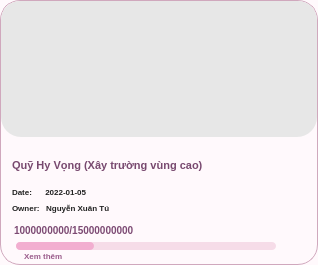
     <widget class="QFrame" name="card15">
      <property name="geometry">
       <rect>
        <x>406</x>
        <y>231</y>
        <width>318</width>
        <height>265</height>
       </rect>
      </property>
      <property name="styleSheet">
       <string notr="true">QFrame{
    background:#FFF9FC;
    border:1px solid #D0A8BD;
    border-radius:20px;
}</string>
      </property>
      <widget class="QLabel" name="card15Image">
       <property name="geometry">
        <rect>
         <x>1</x>
         <y>1</y>
         <width>316</width>
         <height>136</height>
        </rect>
       </property>
       <property name="styleSheet">
        <string notr="true">QLabel{
    border:none;
    border-top-left-radius:19px;
    border-top-right-radius:19px;
    background:#E7E7E7;
}</string>
       </property>
       <property name="pixmap">
        <pixmap>campaign15.png</pixmap>
       </property>
       <property name="scaledContents">
        <bool>true</bool>
       </property>
      </widget>
      <widget class="QLabel" name="card15Title">
       <property name="geometry">
        <rect>
         <x>12</x>
         <y>148</y>
         <width>290</width>
         <height>34</height>
        </rect>
       </property>
       <property name="styleSheet">
        <string notr="true">QLabel{
    color:#78496F;
    font-size:11px;
    font-weight:800;
    background:transparent;
    border:none;
}</string>
       </property>
       <property name="text">
        <string>Quỹ Hy Vọng (Xây trường vùng cao)</string>
       </property>
       <property name="wordWrap">
        <bool>true</bool>
       </property>
      </widget>
      <widget class="QLabel" name="card15Date">
       <property name="geometry">
        <rect>
         <x>12</x>
         <y>184</y>
         <width>145</width>
         <height>16</height>
        </rect>
       </property>
       <property name="styleSheet">
        <string notr="true">QLabel{
    color:#222;
    font-size:8px;
    font-weight:500;
    background:transparent;
    border:none;
}</string>
       </property>
       <property name="text">
        <string>Date:      2022-01-05</string>
       </property>
      </widget>
      <widget class="QLabel" name="card15Owner">
       <property name="geometry">
        <rect>
         <x>12</x>
         <y>200</y>
         <width>160</width>
         <height>16</height>
        </rect>
       </property>
       <property name="styleSheet">
        <string notr="true">QLabel{
    color:#222;
    font-size:8px;
    font-weight:500;
    background:transparent;
    border:none;
}</string>
       </property>
       <property name="text">
        <string>Owner:   Nguyễn Xuân Tú</string>
       </property>
      </widget>
      <widget class="QLabel" name="card15Money">
       <property name="geometry">
        <rect>
         <x>14</x>
         <y>220</y>
         <width>220</width>
         <height>20</height>
        </rect>
       </property>
       <property name="styleSheet">
        <string notr="true">QLabel{
    color:#7C4A73;
    font-size:10px;
    font-weight:900;
    background:transparent;
    border:none;
}</string>
       </property>
       <property name="text">
        <string>1000000000/15000000000</string>
       </property>
      </widget>
      <widget class="QProgressBar" name="card15Progress">
       <property name="geometry">
        <rect>
         <x>16</x>
         <y>242</y>
         <width>260</width>
         <height>8</height>
        </rect>
       </property>
       <property name="styleSheet">
        <string notr="true">QProgressBar{
    background:#F6DCE8;
    border:none;
    border-radius:4px;
}
QProgressBar::chunk{
    background:#F2AED0;
    border-radius:4px;
}</string>
       </property>
       <property name="value">
        <number>30</number>
       </property>
       <property name="textVisible">
        <bool>false</bool>
       </property>
      </widget>
      <widget class="QLabel" name="card15More">
       <property name="geometry">
        <rect>
         <x>24</x>
         <y>248</y>
         <width>80</width>
         <height>16</height>
        </rect>
       </property>
       <property name="styleSheet">
        <string notr="true">QLabel{
    color:#9A5C8B;
    font-size:8px;
    font-weight:700;
    background:transparent;
    border:none;
}</string>
       </property>
       <property name="text">
        <string>Xem thêm</string>
       </property>
      </widget>
     </widget>
